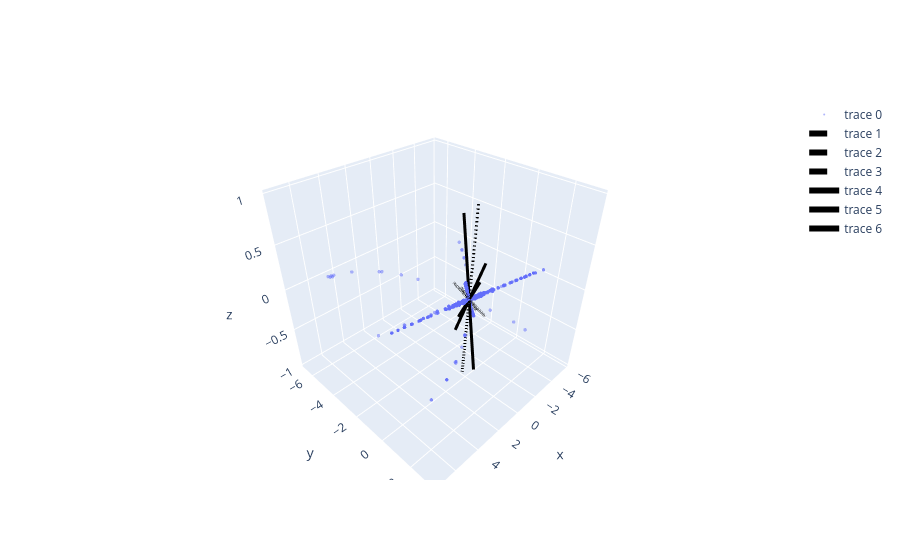

Notebook cell for this chart:
### Code cell
B2R=np.array(RT2.T@B2[:,idx2])
print(RT2.T@C2)
coordsH=plotlCoords(RT2@(Site2.RH@np.eye(3)),dash='dash')
coordsQ=plotlCoords(RT2@(Site2.RQ@np.eye(3)))

fig=go.Figure(data=[go.Scatter3d(x=B2R[0,:],y=B2R[1,:],z=B2R[2,:]
        ,mode='markers',
        marker=dict(
        size=2,
        opacity=0.5
        )),*coordsH,*coordsQ])
fig.show()
R2R,T2R,P2R=Spherical(B2R)#np.linalg.norm(B1R,axis=0)
#fig, ax = plt.subplots(subplot_kw={'projection': 'polar'})
plt.plot(T2R*180/np.pi,R2R,'.')
plt.xlabel(r'$\theta$')
plt.show()
#fig, ax = plt.subplots(subplot_kw={'projection': 'polar'})
plt.plot(P2R*180/np.pi,R2R,'.')
plt.ylabel(r'$\phi$')

plt.show()

### Figure 1 — Plotly figure (JSON) as saved in the notebook; plotly's stock layout.template omitted (floating-point values rounded to 4 significant figures; data arrays with more than 128 entries replaced by an {"elided": "..."} marker saying what was removed)
{"data": [{"marker": {"opacity": 0.5, "size": 2}, "mode": "markers", "type": "scatter3d", "x": {"elided": "3882 float values"}, "y": {"elided": "3882 float values"}, "z": {"elided": "3882 float values"}}, {"line": {"color": "rgb(0,0,0)", "dash": "dash", "width": 6}, "mode": "lines", "text": "0", "type": "scatter3d", "x": [0.9697, -0.9697], "y": [0.0975, -0.0975], "z": [0.224, -0.224]}, {"line": {"color": "rgb(0,0,0)", "dash": "dash", "width": 6}, "mode": "lines", "text": "1", "type": "scatter3d", "x": [0.07554, -0.07554], "y": [-0.9916, 0.9916], "z": [0.1046, -0.1046]}, {"line": {"color": "rgb(0,0,0)", "dash": "dash", "width": 6}, "mode": "lines", "text": "2", "type": "scatter3d", "x": [-0.2324, 0.2324], "y": [0.08453, -0.08453], "z": [0.9689, -0.9689]}, {"line": {"color": "rgb(0,0,0)", "width": 6}, "mode": "lines", "text": "0", "type": "scatter3d", "x": [0.1129, -0.1129], "y": [-0.4832, 0.4832], "z": [0.8682, -0.8682]}, {"line": {"color": "rgb(0,0,0)", "width": 6}, "mode": "lines", "text": "1", "type": "scatter3d", "x": [0.9922, -0.9922], "y": [0.008827, -0.008827], "z": [-0.1241, 0.1241]}, {"line": {"color": "rgb(0,0,0)", "width": 6}, "mode": "lines", "text": "2", "type": "scatter3d", "x": [-0.05231, 0.05231], "y": [-0.8755, 0.8755], "z": [-0.4804, 0.4804]}], "layout": {}}
